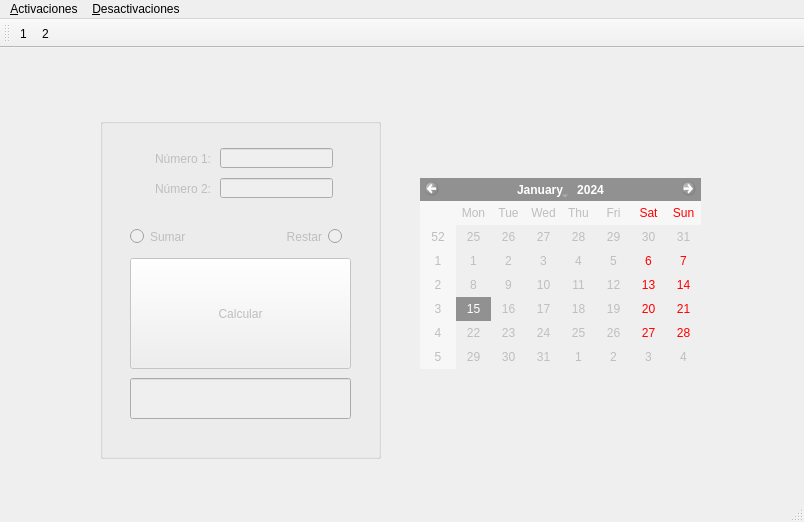
<?xml version="1.0" encoding="UTF-8"?>
<ui version="4.0">
 <class>MainWindow</class>
 <widget class="QMainWindow" name="MainWindow">
  <property name="geometry">
   <rect>
    <x>0</x>
    <y>0</y>
    <width>804</width>
    <height>522</height>
   </rect>
  </property>
  <property name="windowTitle">
   <string>MainWindow</string>
  </property>
  <widget class="QWidget" name="centralwidget">
   <widget class="QPushButton" name="boton_calcular">
    <property name="enabled">
     <bool>false</bool>
    </property>
    <property name="geometry">
     <rect>
      <x>130</x>
      <y>210</y>
      <width>221</width>
      <height>111</height>
     </rect>
    </property>
    <property name="text">
     <string>Calcular</string>
    </property>
   </widget>
   <widget class="QRadioButton" name="sumar">
    <property name="enabled">
     <bool>false</bool>
    </property>
    <property name="geometry">
     <rect>
      <x>130</x>
      <y>180</y>
      <width>82</width>
      <height>17</height>
     </rect>
    </property>
    <property name="text">
     <string>Sumar</string>
    </property>
   </widget>
   <widget class="QRadioButton" name="restar">
    <property name="enabled">
     <bool>false</bool>
    </property>
    <property name="geometry">
     <rect>
      <x>260</x>
      <y>180</y>
      <width>82</width>
      <height>17</height>
     </rect>
    </property>
    <property name="layoutDirection">
     <enum>Qt::RightToLeft</enum>
    </property>
    <property name="text">
     <string>Restar</string>
    </property>
   </widget>
   <widget class="QCalendarWidget" name="calendario">
    <property name="enabled">
     <bool>false</bool>
    </property>
    <property name="geometry">
     <rect>
      <x>420</x>
      <y>130</y>
      <width>281</width>
      <height>191</height>
     </rect>
    </property>
   </widget>
   <widget class="QLineEdit" name="resultado">
    <property name="enabled">
     <bool>false</bool>
    </property>
    <property name="geometry">
     <rect>
      <x>130</x>
      <y>330</y>
      <width>221</width>
      <height>41</height>
     </rect>
    </property>
   </widget>
   <widget class="QLineEdit" name="num1">
    <property name="enabled">
     <bool>false</bool>
    </property>
    <property name="geometry">
     <rect>
      <x>220</x>
      <y>100</y>
      <width>113</width>
      <height>20</height>
     </rect>
    </property>
   </widget>
   <widget class="QLineEdit" name="num2">
    <property name="enabled">
     <bool>false</bool>
    </property>
    <property name="geometry">
     <rect>
      <x>220</x>
      <y>130</y>
      <width>113</width>
      <height>20</height>
     </rect>
    </property>
   </widget>
   <widget class="QLabel" name="etiqueta1">
    <property name="enabled">
     <bool>false</bool>
    </property>
    <property name="geometry">
     <rect>
      <x>130</x>
      <y>100</y>
      <width>81</width>
      <height>21</height>
     </rect>
    </property>
    <property name="text">
     <string>Número 1:</string>
    </property>
    <property name="alignment">
     <set>Qt::AlignRight|Qt::AlignTrailing|Qt::AlignVCenter</set>
    </property>
   </widget>
   <widget class="QLabel" name="etiqueta2">
    <property name="enabled">
     <bool>false</bool>
    </property>
    <property name="geometry">
     <rect>
      <x>130</x>
      <y>130</y>
      <width>81</width>
      <height>21</height>
     </rect>
    </property>
    <property name="text">
     <string>Número 2:</string>
    </property>
    <property name="alignment">
     <set>Qt::AlignRight|Qt::AlignTrailing|Qt::AlignVCenter</set>
    </property>
   </widget>
   <widget class="QGroupBox" name="groupBox">
    <property name="enabled">
     <bool>false</bool>
    </property>
    <property name="geometry">
     <rect>
      <x>100</x>
      <y>70</y>
      <width>281</width>
      <height>341</height>
     </rect>
    </property>
    <property name="title">
     <string/>
    </property>
   </widget>
   <zorder>groupBox</zorder>
   <zorder>boton_calcular</zorder>
   <zorder>sumar</zorder>
   <zorder>restar</zorder>
   <zorder>calendario</zorder>
   <zorder>resultado</zorder>
   <zorder>num1</zorder>
   <zorder>num2</zorder>
   <zorder>etiqueta1</zorder>
   <zorder>etiqueta2</zorder>
  </widget>
  <widget class="QMenuBar" name="menuBar">
   <property name="geometry">
    <rect>
     <x>0</x>
     <y>0</y>
     <width>804</width>
     <height>21</height>
    </rect>
   </property>
   <widget class="QMenu" name="menuFicheros">
    <property name="title">
     <string>&amp;Activaciones</string>
    </property>
    <addaction name="aa"/>
    <addaction name="ac"/>
   </widget>
   <widget class="QMenu" name="menu_Desactivaciones">
    <property name="title">
     <string>&amp;Desactivaciones</string>
    </property>
    <addaction name="da"/>
    <addaction name="dc"/>
   </widget>
   <addaction name="menuFicheros"/>
   <addaction name="menu_Desactivaciones"/>
  </widget>
  <widget class="QStatusBar" name="statusBar"/>
  <widget class="QToolBar" name="toolBar">
   <property name="windowTitle">
    <string>toolBar</string>
   </property>
   <attribute name="toolBarArea">
    <enum>TopToolBarArea</enum>
   </attribute>
   <attribute name="toolBarBreak">
    <bool>false</bool>
   </attribute>
   <addaction name="action1"/>
   <addaction name="action2"/>
  </widget>
  <action name="aa">
   <property name="text">
    <string>Activar aplicación</string>
   </property>
   <property name="statusTip">
    <string>Se activarán todos los elementos de la aplicación</string>
   </property>
  </action>
  <action name="ac">
   <property name="text">
    <string>Activar calendario</string>
   </property>
   <property name="statusTip">
    <string>Se activará el calendario</string>
   </property>
  </action>
  <action name="da">
   <property name="text">
    <string>Desactivar aplicación</string>
   </property>
   <property name="statusTip">
    <string>Se desactivarán todos los elementos de la aplicación</string>
   </property>
  </action>
  <action name="dc">
   <property name="text">
    <string>Desactivar calendario</string>
   </property>
   <property name="statusTip">
    <string>Se desactivará el calendario</string>
   </property>
  </action>
  <action name="action1">
   <property name="text">
    <string>1</string>
   </property>
  </action>
  <action name="action2">
   <property name="text">
    <string>2</string>
   </property>
  </action>
 </widget>
 <resources>
  <include location="recursos.qrc"/>
 </resources>
 <connections/>
</ui>
